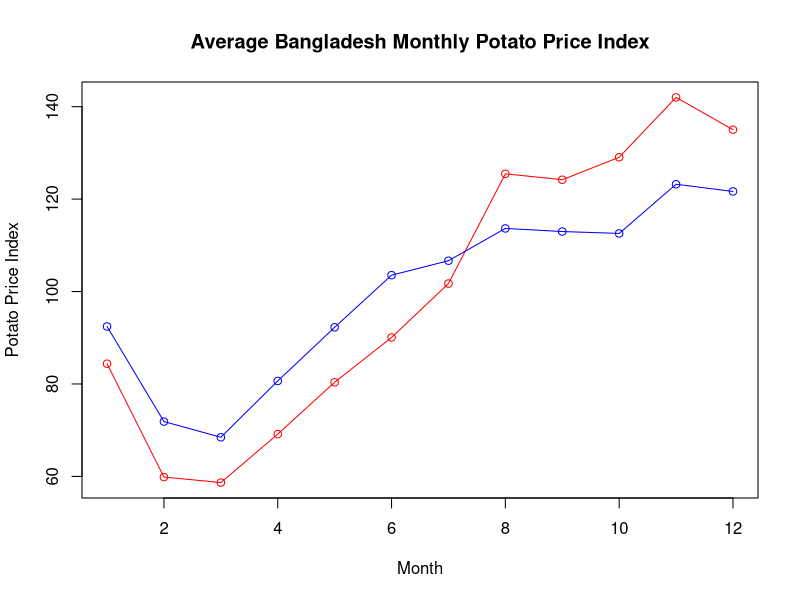
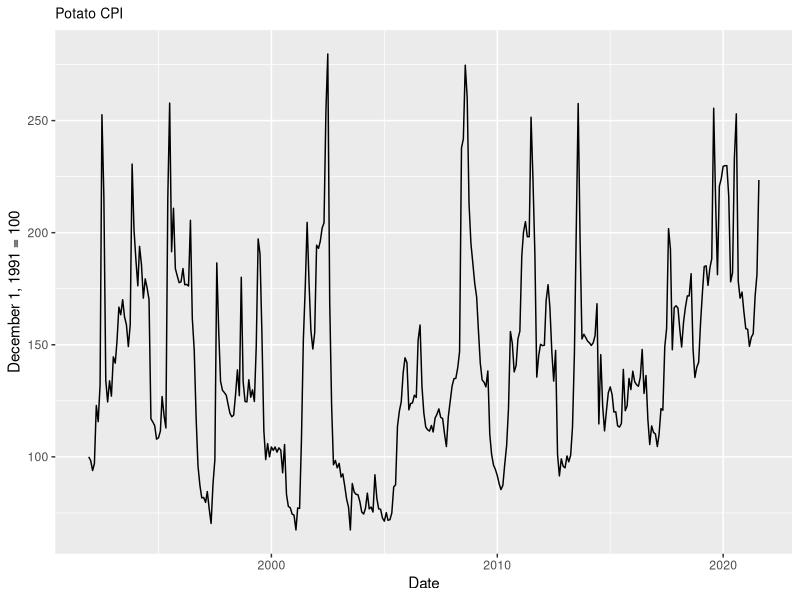
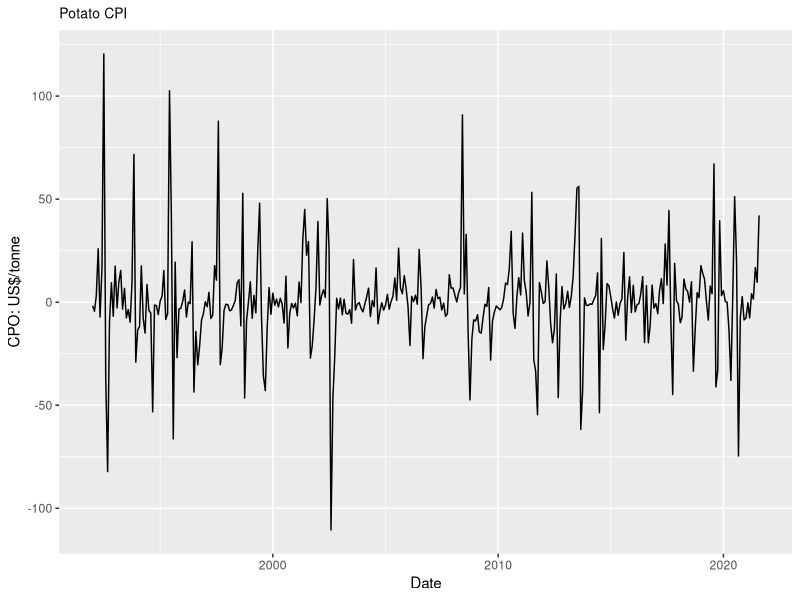
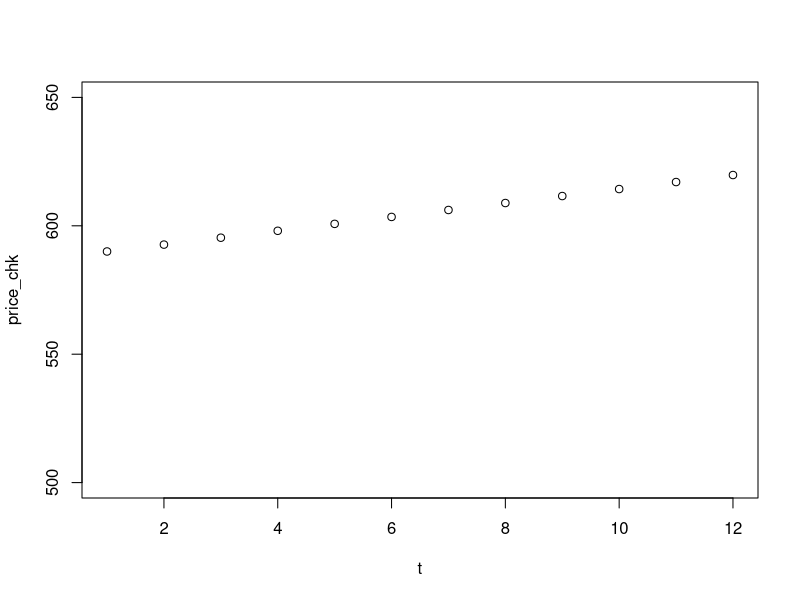
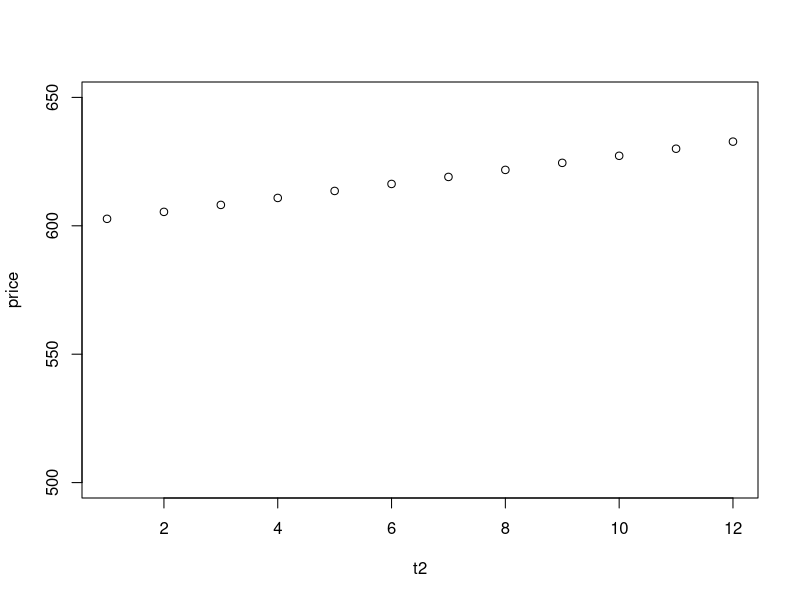
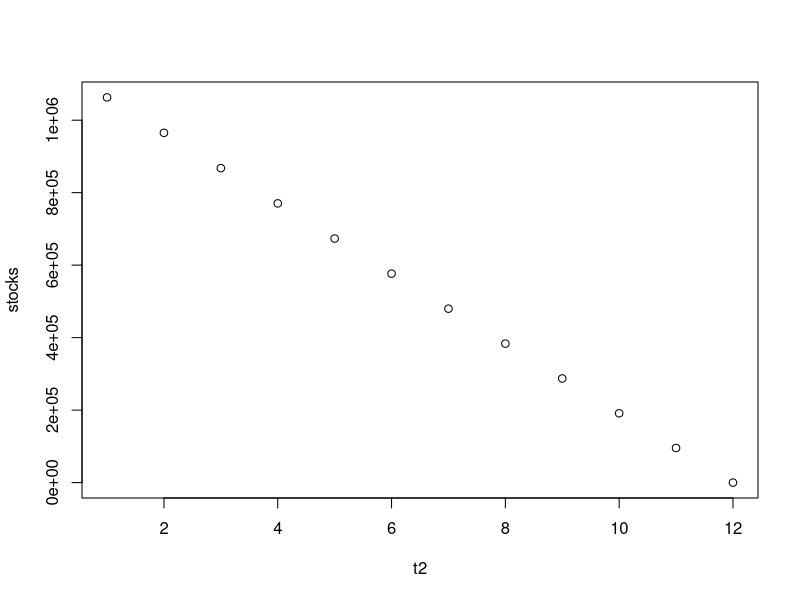
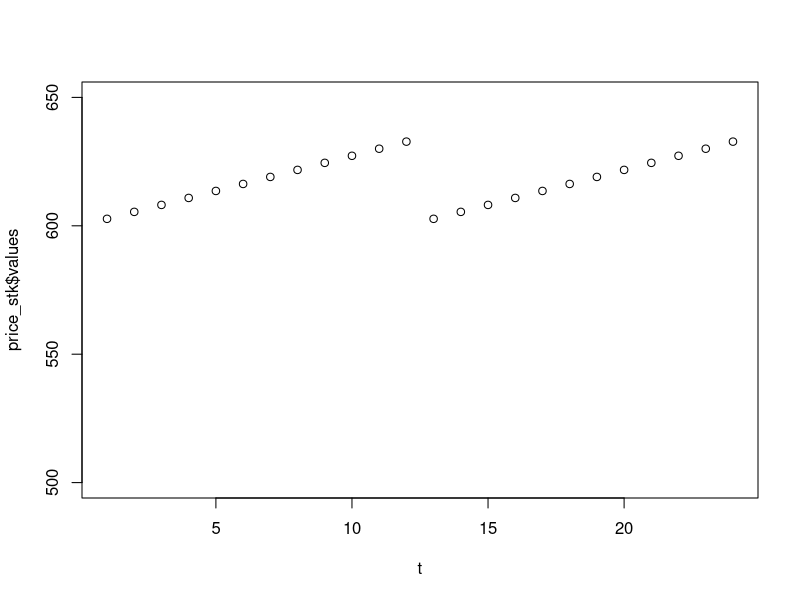

Recreate these plots in R, in order.
## ---- chunk 1
data_delhi <- read.csv("./Data/potato_delhi.csv", header=TRUE, sep=",", stringsAsFactors = FALSE)
data_delhi
 
## ---- chunk 2
data_delhi2 <- data_delhi[,-1]
(mean_annual_price <- sapply(data_delhi2, mean))
 
## ---- chunk 3
(storage_share <-200/sapply(data_delhi2, mean))
  
## ---- chunk 4
(min_annual_price <- sapply(data_delhi2, min))
(max_annual_price <- sapply(data_delhi2, max))
  
## ---- chunk 5
(gap_fraction <- (max_annual_price - min_annual_price)/mean_annual_price)
  
## ---- chunk 6
index_before <- c(84.39, 59.86, 58.66, 69.15, 80.37, 90.06, 101.73, 125.46, 124.19, 129.06, 142.00, 135.02)
index_after <- c(92.44, 71.86, 68.46, 80.65, 92.26, 103.54, 106.67, 113.65, 112.98, 112.57, 123.21, 121.65)
 
## ---- chunk 7
library(ggplot2)
plot(index_before,type = "o",col = "red", xlab = "Month", ylab = "Potato Price Index", 
     main = "Average Bangladesh Monthly Potato Price Index")

lines(index_after, type = "o", col = "blue")
 
## ---- chunk 8
data <- read.csv("./Data/potato_cpi_data.csv", header=TRUE, sep=",", stringsAsFactors = FALSE)
data$period <- seq(as.Date("1991/12/1"), by = "month", length.out = 357)
head(data)

## ---- chunk 9
plot_cpi <- ggplot(data, aes(x = period, y = potato_cpi)) +  
  geom_line() + 
  labs(title = "Potato CPI", y= "December 1, 1991 = 100", x = "Date") + 
  theme(plot.title = element_text(size=10))

plot_cpi
## ---- chunk 10
data_diff <- data[-1,-1]
## ---- chunk 11
data_diff$cpi_diff <- diff(data$potato_cpi)
data_diff <- data_diff[,-1]
head(data_diff)

## ---- chunk 12
plot_cpi_diff <- ggplot(data_diff, aes(x = period, y = cpi_diff)) +  
  geom_line() + 
  labs(title = "Potato CPI", y= "CPO: US$/tonne", x = "Date") + 
  theme(plot.title = element_text(size=10))

plot_cpi_diff

## ---- chunk 13
X <- outer(rep(month.abb, length = 29*12+8), month.abb, "==") + 0
dimnames(X)[[2]] <- month.abb
X <- rbind(c(0,0,0,0,0,0,0,0,0,0,0,0),X)
head(X)

## ---- chunk 14
X <- X[,-12]

## ---- chunk 15
X_diff <- diff(X)
head(X_diff)

## ---- chunk 16
data_full <- cbind(data_diff,X_diff) 
head(data_full)

## ---- chunk 17
reg_cpi <- lm(cpi_diff ~ Jan + Feb + Mar + Apr + May + Jun + Jul + Aug + Sep + Oct + Nov + 0, data = data_full)
summary(reg_cpi)

## ---- chunk 18
 Q_year <- 1160760
## ---- chunk 19
 Value <- 717000000
## ---- chunk 20
 (P <- Value/Q_year)
## ---- chunk 21
 (x <- Q_year/12)
## ---- chunk 22
 E <- -0.5
## ---- chunk 23
(b <- -1/E*P/x) 
## ---- chunk 24
(a <- (1-1/E)*P) 
## ---- chunk 25
a - b*x 
## ---- chunk 26
P0 <- 590 
## ---- chunk 27
m <- 1.5
r <- 0.002
## ---- chunk 28
price_chk <- numeric(12)
for(i in 1:12){
  t <- i - 1
  price_chk[i]<- (1+r)^t/r*(r*P0+m)-m/r
}
price_chk
## ---- chunk 29
 t <- 1:12
plot(t,price_chk, ylim=c(500,650))
## ---- chunk 30
S_in <- 0
S_out <- 0
H <- Q_year
(S_0 <- S_in + H)
## ---- chunk 31
N <- 12
(Z <- (1+r)/r*((1+r)^N-1))
## ---- chunk 32
(P0_star <- (a*r+m)*N/(Z*r) - m/r - b/Z*(S_0-S_out))
## ---- chunk 33
t2 <- 1:12
stocks <- numeric(12)
price <- numeric(12)
price[1] <- (1+r)^1/r*(r*P0_star+m)-m/r
stocks[1] <- S_0 - a/b +1/b*price[1]
for(t in 2:12){
price[t]<- (1+r)^t/r*(r*P0_star+m)-m/r
stocks[t]<- stocks[t-1]-a/b +1/b*price[t]
}
price
stocks
## ---- chunk 34
plot(t2,price, ylim=c(500,650))
plot(t2, stocks)

## ---- chunk 35
price_2 <- cbind(price, price)
price_2 <-as.data.frame(price_2)
price_stk <- stack(price_2)
price_stk
## ---- chunk 36
t <- 1:24
plot(t,price_stk$values, ylim=c(500,650))
## ---- chunk 37
H2 <- Q_year
S0 <- 1200000
S_out_A <- (a*r+m)*N/(b*r)*(1-(1+r)^12)
S_out_B <- (1+r)^12*S0 - H2
S_out_C <- (1+r)^12 + 1
(S_out <- (S_out_A+S_out_B)/S_out_C)
## ---- chunk 38
(P0_star_yr1 <- (a*r+m)*N/(Z*r) - m/r - b/Z*(S0-S_out))
stocks_yr1 <- numeric(12)
price_yr1 <- numeric(12)
price_yr1[1] <- (1+r)^1/r*(r*P0_star_yr1+m)-m/r
stocks_yr1[1] <- S0 - a/b +1/b*price_yr1[1]
for(t in 2:12){
price_yr1[t]<- (1+r)^t/r*(r*P0_star_yr1+m)-m/r
stocks_yr1[t]<- stocks_yr1[t-1]-a/b +1/b*price_yr1[t]
}
price_yr1
stocks_yr1

## ---- chunk 39
(P0_star_yr2 <- (a*r+m)*N/(Z*r) - m/r - b/Z*(S_0+S_out))
stocks_yr2 <- numeric(12)
price_yr2 <- numeric(12)
price_yr2[1] <- (1+r)^1/r*(r*P0_star_yr2+m)-m/r
stocks_yr2[1] <- S_0 +S_out - a/b +1/b*price_yr2[1]
for(t in 2:12){
price_yr2[t]<- (1+r)^t/r*(r*P0_star_yr2+m)-m/r
stocks_yr2[t]<- stocks_yr2[t-1]-a/b +1/b*price_yr2[t]
}
price_yr2
stocks_yr2

